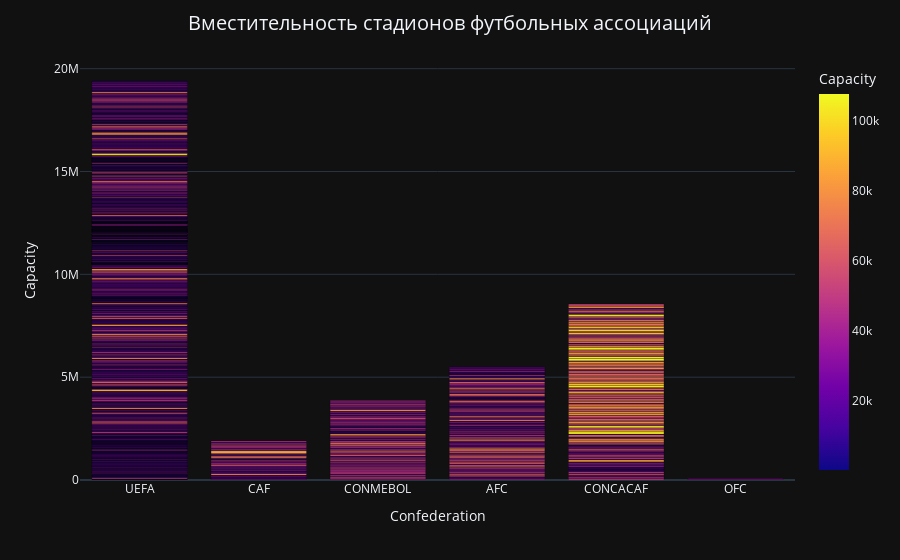

The cell this chart's notebook holds for it:
### Code cell
fig = px.bar(data, x='Confederation', y='Capacity', color='Capacity')
fig.update_traces(marker_line_color='black', marker_line_width=0.2)
fig.update_layout(title='Вместительность стадионов футбольных ассоциаций', title_font_size=20, title_x=0.5)
fig.show()

### Figure 1 — Plotly figure (JSON) as saved in the notebook; plotly's stock layout.template omitted (floating-point values rounded to 4 significant figures; data arrays with more than 128 entries replaced by an {"elided": "..."} marker saying what was removed)
{"data": [{"alignmentgroup": "True", "hovertemplate": "Confederation=%{x}<br>Capacity=%{marker.color}<extra></extra>", "legendgroup": "", "marker": {"color": {"elided": "1820 int values"}, "coloraxis": "coloraxis", "pattern": {"shape": ""}, "line": {"color": "black", "width": 0.2}}, "name": "", "offsetgroup": "", "orientation": "v", "showlegend": false, "textposition": "auto", "x": {"elided": "1820 str values"}, "xaxis": "x", "y": {"elided": "1820 int values"}, "yaxis": "y", "type": "bar"}], "layout": {"xaxis": {"anchor": "y", "domain": [0.0, 1.0], "title": {"text": "Confederation"}}, "yaxis": {"anchor": "x", "domain": [0.0, 1.0], "title": {"text": "Capacity"}}, "coloraxis": {"colorbar": {"title": {"text": "Capacity"}}, "colorscale": [[0.0, "#0d0887"], [0.1111, "#46039f"], [0.2222, "#7201a8"], [0.3333, "#9c179e"], [0.4444, "#bd3786"], [0.5556, "#d8576b"], [0.6667, "#ed7953"], [0.7778, "#fb9f3a"], [0.8889, "#fdca26"], [1.0, "#f0f921"]]}, "legend": {"tracegroupgap": 0}, "margin": {"t": 60}, "barmode": "relative", "title": {"text": "Вместительность стадионов футбольных ассоциаций", "font": {"size": 20}, "x": 0.5}}}
